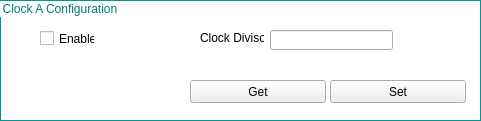
                   <widget class="QGroupBox" name="groupBox_31">
                    <property name="geometry">
                     <rect>
                      <x>23</x>
                      <y>449</y>
                      <width>481</width>
                      <height>121</height>
                     </rect>
                    </property>
                    <property name="maximumSize">
                     <size>
                      <width>16777215</width>
                      <height>150</height>
                     </size>
                    </property>
                    <property name="styleSheet">
                     <string notr="true">QGroupBox{ border: 1px solid ;
background-color: transparent;
border-color: rgb(0,150,150);
color:rgb(0,120,120);
;}</string>
                    </property>
                    <property name="title">
                     <string>Clock A Configuration</string>
                    </property>
                    <widget class="QLabel" name="label_3">
                     <property name="geometry">
                      <rect>
                       <x>200</x>
                       <y>30</y>
                       <width>64</width>
                       <height>16</height>
                      </rect>
                     </property>
                     <property name="text">
                      <string>Clock Divisor</string>
                     </property>
                    </widget>
                    <widget class="QCheckBox" name="clkEnable_checkBox">
                     <property name="geometry">
                      <rect>
                       <x>40</x>
                       <y>30</y>
                       <width>55</width>
                       <height>17</height>
                      </rect>
                     </property>
                     <property name="text">
                      <string>Enable</string>
                     </property>
                    </widget>
                    <widget class="QLineEdit" name="clkDivisor">
                     <property name="geometry">
                      <rect>
                       <x>270</x>
                       <y>30</y>
                       <width>123</width>
                       <height>20</height>
                      </rect>
                     </property>
                    </widget>
                    <widget class="QPushButton" name="getClkConfig_pushButton">
                     <property name="geometry">
                      <rect>
                       <x>190</x>
                       <y>80</y>
                       <width>136</width>
                       <height>23</height>
                      </rect>
                     </property>
                     <property name="sizePolicy">
                      <sizepolicy hsizetype="Fixed" vsizetype="Fixed">
                       <horstretch>0</horstretch>
                       <verstretch>0</verstretch>
                      </sizepolicy>
                     </property>
                     <property name="minimumSize">
                      <size>
                       <width>136</width>
                       <height>0</height>
                      </size>
                     </property>
                     <property name="text">
                      <string>Get</string>
                     </property>
                    </widget>
                    <widget class="QPushButton" name="setClkConfig_pushButton">
                     <property name="geometry">
                      <rect>
                       <x>330</x>
                       <y>80</y>
                       <width>136</width>
                       <height>23</height>
                      </rect>
                     </property>
                     <property name="sizePolicy">
                      <sizepolicy hsizetype="Fixed" vsizetype="Fixed">
                       <horstretch>0</horstretch>
                       <verstretch>0</verstretch>
                      </sizepolicy>
                     </property>
                     <property name="minimumSize">
                      <size>
                       <width>136</width>
                       <height>0</height>
                      </size>
                     </property>
                     <property name="text">
                      <string>Set</string>
                     </property>
                    </widget>
                   </widget>
